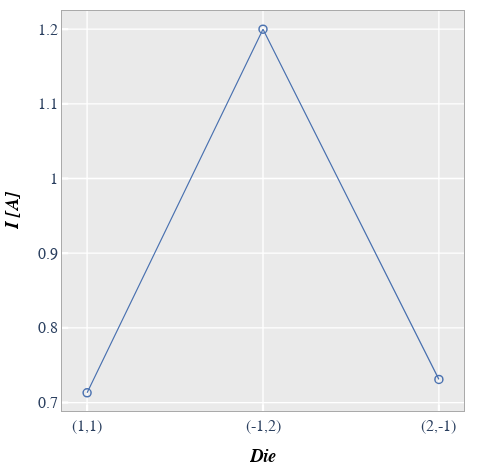

The code cell stored with this chart in its notebook:
### Markdown cell above
Categorical DataFrame columns can also be plotted on x and/or y axes.  In this example, we take the current values for each of the 3 diodes above at a voltage of 1.5V (using ``filter``) and plot the die location coordinates on the x-axis:

### Code cell
fcp.plot(df, x='Die', y='I [A]',
         filter='Substrate=="Si" & Target Wavelength==450 & Boost Level==0.2 & Temperature [C]==25 & Voltage==1.5')

### Figure 1 — Plotly figure (JSON) as saved in the notebook; plotly's stock layout.template omitted (floating-point values rounded to 4 significant figures)
{"data": [{"line": {"width": 1.2}, "marker": {"color": "#4b72b0", "line": {"color": "#4b72b0", "width": 1.5}, "size": 8, "symbol": "circle-open"}, "mode": "lines+markers", "showlegend": true, "type": "scatter", "x": ["(1,1)", "(-1,2)", "(2,-1)"], "xaxis": "x", "y": [0.713, 1.2, 0.731], "yaxis": "y"}], "layout": {"autosize": false, "height": 472, "margin": {"b": 60, "l": 62, "r": 35, "t": 10}, "modebar": {"orientation": "v"}, "paper_bgcolor": "#ffffff", "plot_bgcolor": "#eaeaea", "showlegend": false, "title": {"x": 0.5681, "y": 0.9746}, "width": 499, "xaxis": {"anchor": "y", "domain": [0, 1], "gridcolor": "#ffffff", "griddash": "solid", "gridwidth": 1.3, "linecolor": "#aaaaaa", "linewidth": 1, "mirror": true, "range": [null, null], "showline": true, "showticklabels": true, "tickcolor": "#ffffff", "tickfont": {"family": "sans-serif", "size": 16}, "ticklen": 6.2, "ticks": "inside", "tickwidth": 2.2, "title": {"font": {"color": "#000000", "family": "sans-serif", "size": 18}, "standoff": 15, "text": "<i><b>Die</b></i>"}}, "yaxis": {"anchor": "x", "domain": [0, 1], "gridcolor": "#ffffff", "griddash": "solid", "gridwidth": 1.3, "linecolor": "#aaaaaa", "linewidth": 1, "mirror": true, "range": [0.6886, 1.224], "showline": true, "showticklabels": true, "tickcolor": "#ffffff", "tickfont": {"family": "sans-serif", "size": 16}, "ticklen": 6.2, "ticks": "inside", "tickwidth": 2.2, "title": {"font": {"color": "#000000", "family": "sans-serif", "size": 18}, "standoff": 15, "text": "<i><b>I [A]</b></i>"}}}}
